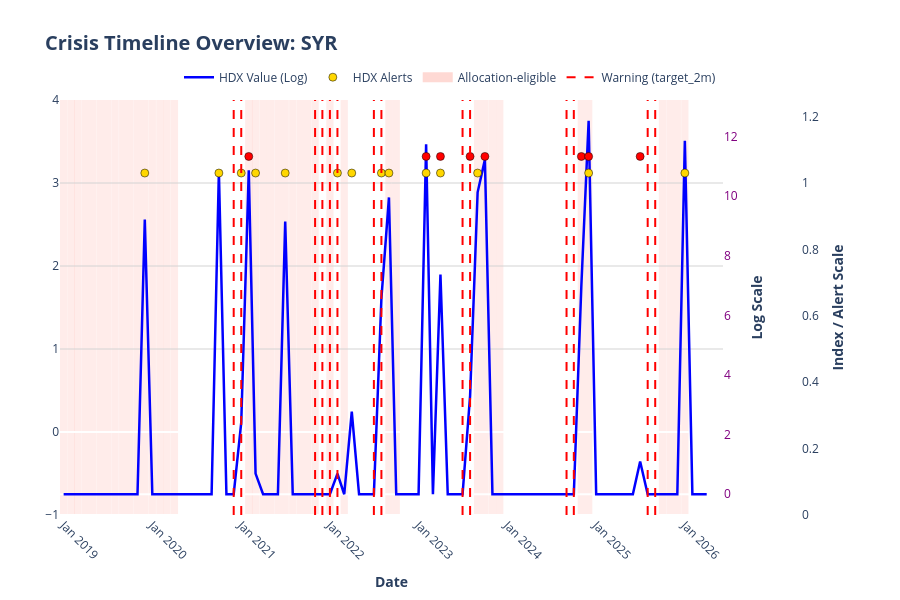

The notebook cell saved with this chart:
### Code cell
plot_full_crisis_timeline(
    df, 
    country_code="SYR",
    columns_to_plot=["hdx_alert_level", "hdx_value"]
)

### Figure 1 — Plotly figure (JSON) as saved in the notebook; plotly's stock layout.template omitted (floating-point values rounded to 4 significant figures)
{"data": [{"customdata": [0.0, 0.0, 0.0, 0.0, 0.0, 0.0, 0.0, 0.0, 0.0, 0.0, 0.0, 10000.0, 0.0, 0.0, 0.0, 0.0, 0.0, 0.0, 0.0, 0.0, 0.0, 50000.0, 0.0, 0.0, 10.0, 52090.0, 1.0, 0.0, 0.0, 0.0, 9330.0, 0.0, 0.0, 0.0, 0.0, 0.0, 0.0, 1.0, 0.0, 15.0, 0.0, 0.0, 0.0, 711.0, 21000.0, 0.0, 0.0, 0.0, 0.0, 124800.0, 0.0, 1583.0, 0.0, 0.0, 0.0, 26.0, 24950.0, 74640.0, 0.0, 0.0, 0.0, 0.0, 0.0, 0.0, 0.0, 0.0, 0.0, 0.0, 0.0, 0.0, 1096.0, 275000.0, 0.0, 0.0, 0.0, 0.0, 0.0, 0.0, 2.0, 0.0, 0.0, 0.0, 0.0, 0.0, 140000.0, 0.0, 0.0, 0.0], "hovertemplate": "<b>Date:</b> %{x|%b %Y}<br><b>HDX Value (Log) (Real):</b> %{customdata:,.0f}<br><b>Log(1+x):</b> %{y:.2f}<extra></extra>", "line": {"color": "blue", "dash": "solid", "width": 2.5}, "mode": "lines", "name": "HDX Value (Log)", "type": "scatter", "x": ["2019-01-01T00:00:00.000000", "2019-02-01T00:00:00.000000", "2019-03-01T00:00:00.000000", "2019-04-01T00:00:00.000000", "2019-05-01T00:00:00.000000", "2019-06-01T00:00:00.000000", "2019-07-01T00:00:00.000000", "2019-08-01T00:00:00.000000", "2019-09-01T00:00:00.000000", "2019-10-01T00:00:00.000000", "2019-11-01T00:00:00.000000", "2019-12-01T00:00:00.000000", "2020-01-01T00:00:00.000000", "2020-02-01T00:00:00.000000", "2020-03-01T00:00:00.000000", "2020-04-01T00:00:00.000000", "2020-05-01T00:00:00.000000", "2020-06-01T00:00:00.000000", "2020-07-01T00:00:00.000000", "2020-08-01T00:00:00.000000", "2020-09-01T00:00:00.000000", "2020-10-01T00:00:00.000000", "2020-11-01T00:00:00.000000", "2020-12-01T00:00:00.000000", "2021-01-01T00:00:00.000000", "2021-02-01T00:00:00.000000", "2021-03-01T00:00:00.000000", "2021-04-01T00:00:00.000000", "2021-05-01T00:00:00.000000", "2021-06-01T00:00:00.000000", "2021-07-01T00:00:00.000000", "2021-08-01T00:00:00.000000", "2021-09-01T00:00:00.000000", "2021-10-01T00:00:00.000000", "2021-11-01T00:00:00.000000", "2021-12-01T00:00:00.000000", "2022-01-01T00:00:00.000000", "2022-02-01T00:00:00.000000", "2022-03-01T00:00:00.000000", "2022-04-01T00:00:00.000000", "2022-05-01T00:00:00.000000", "2022-06-01T00:00:00.000000", "2022-07-01T00:00:00.000000", "2022-08-01T00:00:00.000000", "2022-09-01T00:00:00.000000", "2022-10-01T00:00:00.000000", "2022-11-01T00:00:00.000000", "2022-12-01T00:00:00.000000", "2023-01-01T00:00:00.000000", "2023-02-01T00:00:00.000000", "2023-03-01T00:00:00.000000", "2023-04-01T00:00:00.000000", "2023-05-01T00:00:00.000000", "2023-06-01T00:00:00.000000", "2023-07-01T00:00:00.000000", "2023-08-01T00:00:00.000000", "2023-09-01T00:00:00.000000", "2023-10-01T00:00:00.000000", "2023-11-01T00:00:00.000000", "2023-12-01T00:00:00.000000", "2024-01-01T00:00:00.000000", "2024-02-01T00:00:00.000000", "2024-03-01T00:00:00.000000", "2024-04-01T00:00:00.000000", "2024-05-01T00:00:00.000000", "2024-06-01T00:00:00.000000", "2024-07-01T00:00:00.000000", "2024-08-01T00:00:00.000000", "2024-09-01T00:00:00.000000", "2024-10-01T00:00:00.000000", "2024-11-01T00:00:00.000000", "2024-12-01T00:00:00.000000", "2025-01-01T00:00:00.000000", "2025-02-01T00:00:00.000000", "2025-03-01T00:00:00.000000", "2025-04-01T00:00:00.000000", "2025-05-01T00:00:00.000000", "2025-06-01T00:00:00.000000", "2025-07-01T00:00:00.000000", "2025-08-01T00:00:00.000000", "2025-09-01T00:00:00.000000", "2025-10-01T00:00:00.000000", "2025-11-01T00:00:00.000000", "2025-12-01T00:00:00.000000", "2026-01-01T00:00:00.000000", "2026-02-01T00:00:00.000000", "2026-03-01T00:00:00.000000", "2026-04-01T00:00:00.000000"], "y": [0.0, 0.0, 0.0, 0.0, 0.0, 0.0, 0.0, 0.0, 0.0, 0.0, 0.0, 9.21, 0.0, 0.0, 0.0, 0.0, 0.0, 0.0, 0.0, 0.0, 0.0, 10.82, 0.0, 0.0, 2.398, 10.86, 0.6931, 0.0, 0.0, 0.0, 9.141, 0.0, 0.0, 0.0, 0.0, 0.0, 0.0, 0.6931, 0.0, 2.773, 0.0, 0.0, 0.0, 6.568, 9.952, 0.0, 0.0, 0.0, 0.0, 11.73, 0.0, 7.368, 0.0, 0.0, 0.0, 3.296, 10.12, 11.22, 0.0, 0.0, 0.0, 0.0, 0.0, 0.0, 0.0, 0.0, 0.0, 0.0, 0.0, 0.0, 7.0, 12.52, 0.0, 0.0, 0.0, 0.0, 0.0, 0.0, 1.099, 0.0, 0.0, 0.0, 0.0, 0.0, 11.85, 0.0, 0.0, 0.0], "yaxis": "y2"}, {"customdata": ["Medium concern", "Medium concern", "Medium concern", "High concern", "Medium concern", "Medium concern", "Medium concern", "Medium concern", "Medium concern", "Medium concern", "High concern", "Medium concern", "High concern", "Medium concern", "High concern", "Medium concern", "High concern", "High concern", "High concern", "Medium concern", "High concern", "Medium concern"], "hovertemplate": "<b>HDX SIGNAL</b><br>Date: %{x|%b %Y}<br>Level: %{customdata}<extra></extra>", "marker": {"color": ["gold", "gold", "gold", "red", "gold", "gold", "gold", "gold", "gold", "gold", "red", "gold", "red", "gold", "red", "gold", "red", "red", "red", "gold", "red", "gold"], "line": {"color": "black", "width": 0.5}, "size": 8, "symbol": "circle"}, "mode": "markers", "name": "HDX Alerts", "type": "scatter", "x": ["2019-12-01T00:00:00.000000", "2020-10-01T00:00:00.000000", "2021-01-01T00:00:00.000000", "2021-02-01T00:00:00.000000", "2021-03-01T00:00:00.000000", "2021-07-01T00:00:00.000000", "2022-02-01T00:00:00.000000", "2022-04-01T00:00:00.000000", "2022-08-01T00:00:00.000000", "2022-09-01T00:00:00.000000", "2023-02-01T00:00:00.000000", "2023-02-01T00:00:00.000000", "2023-04-01T00:00:00.000000", "2023-04-01T00:00:00.000000", "2023-08-01T00:00:00.000000", "2023-09-01T00:00:00.000000", "2023-10-01T00:00:00.000000", "2024-11-01T00:00:00.000000", "2024-12-01T00:00:00.000000", "2024-12-01T00:00:00.000000", "2025-07-01T00:00:00.000000", "2026-01-01T00:00:00.000000"], "y": [1.03, 1.03, 1.03, 1.08, 1.03, 1.03, 1.03, 1.03, 1.03, 1.03, 1.08, 1.03, 1.08, 1.03, 1.08, 1.03, 1.08, 1.08, 1.08, 1.03, 1.08, 1.03], "yaxis": "y3"}, {"line": {"color": "salmon", "width": 10}, "mode": "lines", "name": "Allocation-eligible", "opacity": 0.3, "type": "scatter", "x": [null], "y": [null]}, {"line": {"color": "red", "dash": "dash", "width": 2}, "mode": "lines", "name": "Warning (target_2m)", "type": "scatter", "x": [null], "y": [null]}], "layout": {"height": 600, "hovermode": "closest", "legend": {"bgcolor": "rgba(255,255,255,0.8)", "orientation": "h", "x": 0.5, "xanchor": "center", "y": 1.02, "yanchor": "bottom"}, "margin": {"b": 60, "l": 60, "r": 60, "t": 100}, "plot_bgcolor": "white", "shapes": [{"fillcolor": "salmon", "layer": "below", "line": {"width": 0}, "opacity": 0.15, "type": "rect", "x0": "2018-12-17T00:00:00", "x1": "2019-01-16T00:00:00", "xref": "x", "y0": 0, "y1": 1, "yref": "y domain"}, {"fillcolor": "salmon", "layer": "below", "line": {"width": 0}, "opacity": 0.15, "type": "rect", "x0": "2019-01-17T00:00:00", "x1": "2019-02-16T00:00:00", "xref": "x", "y0": 0, "y1": 1, "yref": "y domain"}, {"fillcolor": "salmon", "layer": "below", "line": {"width": 0}, "opacity": 0.15, "type": "rect", "x0": "2019-02-14T00:00:00", "x1": "2019-03-16T00:00:00", "xref": "x", "y0": 0, "y1": 1, "yref": "y domain"}, {"fillcolor": "salmon", "layer": "below", "line": {"width": 0}, "opacity": 0.15, "type": "rect", "x0": "2019-03-17T00:00:00", "x1": "2019-04-16T00:00:00", "xref": "x", "y0": 0, "y1": 1, "yref": "y domain"}, {"fillcolor": "salmon", "layer": "below", "line": {"width": 0}, "opacity": 0.15, "type": "rect", "x0": "2019-04-16T00:00:00", "x1": "2019-05-16T00:00:00", "xref": "x", "y0": 0, "y1": 1, "yref": "y domain"}, {"fillcolor": "salmon", "layer": "below", "line": {"width": 0}, "opacity": 0.15, "type": "rect", "x0": "2019-05-17T00:00:00", "x1": "2019-06-16T00:00:00", "xref": "x", "y0": 0, "y1": 1, "yref": "y domain"}, {"fillcolor": "salmon", "layer": "below", "line": {"width": 0}, "opacity": 0.15, "type": "rect", "x0": "2019-06-16T00:00:00", "x1": "2019-07-16T00:00:00", "xref": "x", "y0": 0, "y1": 1, "yref": "y domain"}, {"fillcolor": "salmon", "layer": "below", "line": {"width": 0}, "opacity": 0.15, "type": "rect", "x0": "2019-07-17T00:00:00", "x1": "2019-08-16T00:00:00", "xref": "x", "y0": 0, "y1": 1, "yref": "y domain"}, {"fillcolor": "salmon", "layer": "below", "line": {"width": 0}, "opacity": 0.15, "type": "rect", "x0": "2019-08-17T00:00:00", "x1": "2019-09-16T00:00:00", "xref": "x", "y0": 0, "y1": 1, "yref": "y domain"}, {"fillcolor": "salmon", "layer": "below", "line": {"width": 0}, "opacity": 0.15, "type": "rect", "x0": "2019-09-16T00:00:00", "x1": "2019-10-16T00:00:00", "xref": "x", "y0": 0, "y1": 1, "yref": "y domain"}, {"fillcolor": "salmon", "layer": "below", "line": {"width": 0}, "opacity": 0.15, "type": "rect", "x0": "2019-10-17T00:00:00", "x1": "2019-11-16T00:00:00", "xref": "x", "y0": 0, "y1": 1, "yref": "y domain"}, {"fillcolor": "salmon", "layer": "below", "line": {"width": 0}, "opacity": 0.15, "type": "rect", "x0": "2019-11-16T00:00:00", "x1": "2019-12-16T00:00:00", "xref": "x", "y0": 0, "y1": 1, "yref": "y domain"}, {"fillcolor": "salmon", "layer": "below", "line": {"width": 0}, "opacity": 0.15, "type": "rect", "x0": "2019-12-17T00:00:00", "x1": "2020-01-16T00:00:00", "xref": "x", "y0": 0, "y1": 1, "yref": "y domain"}, {"fillcolor": "salmon", "layer": "below", "line": {"width": 0}, "opacity": 0.15, "type": "rect", "x0": "2020-01-17T00:00:00", "x1": "2020-02-16T00:00:00", "xref": "x", "y0": 0, "y1": 1, "yref": "y domain"}, {"fillcolor": "salmon", "layer": "below", "line": {"width": 0}, "opacity": 0.15, "type": "rect", "x0": "2020-02-15T00:00:00", "x1": "2020-03-16T00:00:00", "xref": "x", "y0": 0, "y1": 1, "yref": "y domain"}, {"fillcolor": "salmon", "layer": "below", "line": {"width": 0}, "opacity": 0.15, "type": "rect", "x0": "2020-03-17T00:00:00", "x1": "2020-04-16T00:00:00", "xref": "x", "y0": 0, "y1": 1, "yref": "y domain"}, {"fillcolor": "salmon", "layer": "below", "line": {"width": 0}, "opacity": 0.15, "type": "rect", "x0": "2021-01-17T00:00:00", "x1": "2021-02-16T00:00:00", "xref": "x", "y0": 0, "y1": 1, "yref": "y domain"}, {"fillcolor": "salmon", "layer": "below", "line": {"width": 0}, "opacity": 0.15, "type": "rect", "x0": "2021-02-14T00:00:00", "x1": "2021-03-16T00:00:00", "xref": "x", "y0": 0, "y1": 1, "yref": "y domain"}, {"fillcolor": "salmon", "layer": "below", "line": {"width": 0}, "opacity": 0.15, "type": "rect", "x0": "2021-03-17T00:00:00", "x1": "2021-04-16T00:00:00", "xref": "x", "y0": 0, "y1": 1, "yref": "y domain"}, {"fillcolor": "salmon", "layer": "below", "line": {"width": 0}, "opacity": 0.15, "type": "rect", "x0": "2021-04-16T00:00:00", "x1": "2021-05-16T00:00:00", "xref": "x", "y0": 0, "y1": 1, "yref": "y domain"}, {"fillcolor": "salmon", "layer": "below", "line": {"width": 0}, "opacity": 0.15, "type": "rect", "x0": "2021-05-17T00:00:00", "x1": "2021-06-16T00:00:00", "xref": "x", "y0": 0, "y1": 1, "yref": "y domain"}, {"fillcolor": "salmon", "layer": "below", "line": {"width": 0}, "opacity": 0.15, "type": "rect", "x0": "2021-06-16T00:00:00", "x1": "2021-07-16T00:00:00", "xref": "x", "y0": 0, "y1": 1, "yref": "y domain"}, {"fillcolor": "salmon", "layer": "below", "line": {"width": 0}, "opacity": 0.15, "type": "rect", "x0": "2021-07-17T00:00:00", "x1": "2021-08-16T00:00:00", "xref": "x", "y0": 0, "y1": 1, "yref": "y domain"}, {"fillcolor": "salmon", "layer": "below", "line": {"width": 0}, "opacity": 0.15, "type": "rect", "x0": "2021-08-17T00:00:00", "x1": "2021-09-16T00:00:00", "xref": "x", "y0": 0, "y1": 1, "yref": "y domain"}, {"fillcolor": "salmon", "layer": "below", "line": {"width": 0}, "opacity": 0.15, "type": "rect", "x0": "2021-09-16T00:00:00", "x1": "2021-10-16T00:00:00", "xref": "x", "y0": 0, "y1": 1, "yref": "y domain"}, {"fillcolor": "salmon", "layer": "below", "line": {"width": 0}, "opacity": 0.15, "type": "rect", "x0": "2021-10-17T00:00:00", "x1": "2021-11-16T00:00:00", "xref": "x", "y0": 0, "y1": 1, "yref": "y domain"}, {"fillcolor": "salmon", "layer": "below", "line": {"width": 0}, "opacity": 0.15, "type": "rect", "x0": "2021-12-17T00:00:00", "x1": "2022-01-16T00:00:00", "xref": "x", "y0": 0, "y1": 1, "yref": "y domain"}, {"fillcolor": "salmon", "layer": "below", "line": {"width": 0}, "opacity": 0.15, "type": "rect", "x0": "2022-02-14T00:00:00", "x1": "2022-03-16T00:00:00", "xref": "x", "y0": 0, "y1": 1, "yref": "y domain"}, {"fillcolor": "salmon", "layer": "below", "line": {"width": 0}, "opacity": 0.15, "type": "rect", "x0": "2022-08-17T00:00:00", "x1": "2022-09-16T00:00:00", "xref": "x", "y0": 0, "y1": 1, "yref": "y domain"}, {"fillcolor": "salmon", "layer": "below", "line": {"width": 0}, "opacity": 0.15, "type": "rect", "x0": "2022-09-16T00:00:00", "x1": "2022-10-16T00:00:00", "xref": "x", "y0": 0, "y1": 1, "yref": "y domain"}, {"fillcolor": "salmon", "layer": "below", "line": {"width": 0}, "opacity": 0.15, "type": "rect", "x0": "2023-08-17T00:00:00", "x1": "2023-09-16T00:00:00", "xref": "x", "y0": 0, "y1": 1, "yref": "y domain"}, {"fillcolor": "salmon", "layer": "below", "line": {"width": 0}, "opacity": 0.15, "type": "rect", "x0": "2023-09-16T00:00:00", "x1": "2023-10-16T00:00:00", "xref": "x", "y0": 0, "y1": 1, "yref": "y domain"}, {"fillcolor": "salmon", "layer": "below", "line": {"width": 0}, "opacity": 0.15, "type": "rect", "x0": "2023-10-17T00:00:00", "x1": "2023-11-16T00:00:00", "xref": "x", "y0": 0, "y1": 1, "yref": "y domain"}, {"fillcolor": "salmon", "layer": "below", "line": {"width": 0}, "opacity": 0.15, "type": "rect", "x0": "2023-11-16T00:00:00", "x1": "2023-12-16T00:00:00", "xref": "x", "y0": 0, "y1": 1, "yref": "y domain"}, {"fillcolor": "salmon", "layer": "below", "line": {"width": 0}, "opacity": 0.15, "type": "rect", "x0": "2024-10-17T00:00:00", "x1": "2024-11-16T00:00:00", "xref": "x", "y0": 0, "y1": 1, "yref": "y domain"}, {"fillcolor": "salmon", "layer": "below", "line": {"width": 0}, "opacity": 0.15, "type": "rect", "x0": "2024-11-16T00:00:00", "x1": "2024-12-16T00:00:00", "xref": "x", "y0": 0, "y1": 1, "yref": "y domain"}, {"fillcolor": "salmon", "layer": "below", "line": {"width": 0}, "opacity": 0.15, "type": "rect", "x0": "2025-09-16T00:00:00", "x1": "2025-10-16T00:00:00", "xref": "x", "y0": 0, "y1": 1, "yref": "y domain"}, {"fillcolor": "salmon", "layer": "below", "line": {"width": 0}, "opacity": 0.15, "type": "rect", "x0": "2025-10-17T00:00:00", "x1": "2025-11-16T00:00:00", "xref": "x", "y0": 0, "y1": 1, "yref": "y domain"}, {"fillcolor": "salmon", "layer": "below", "line": {"width": 0}, "opacity": 0.15, "type": "rect", "x0": "2025-11-16T00:00:00", "x1": "2025-12-16T00:00:00", "xref": "x", "y0": 0, "y1": 1, "yref": "y domain"}, {"fillcolor": "salmon", "layer": "below", "line": {"width": 0}, "opacity": 0.15, "type": "rect", "x0": "2025-12-17T00:00:00", "x1": "2026-01-16T00:00:00", "xref": "x", "y0": 0, "y1": 1, "yref": "y domain"}, {"line": {"color": "red", "dash": "dash", "width": 2}, "type": "line", "x0": "2020-12-01T00:00:00", "x1": "2020-12-01T00:00:00", "xref": "x", "y0": 0, "y1": 1, "yref": "paper"}, {"line": {"color": "red", "dash": "dash", "width": 2}, "type": "line", "x0": "2021-01-01T00:00:00", "x1": "2021-01-01T00:00:00", "xref": "x", "y0": 0, "y1": 1, "yref": "paper"}, {"line": {"color": "red", "dash": "dash", "width": 2}, "type": "line", "x0": "2021-11-01T00:00:00", "x1": "2021-11-01T00:00:00", "xref": "x", "y0": 0, "y1": 1, "yref": "paper"}, {"line": {"color": "red", "dash": "dash", "width": 2}, "type": "line", "x0": "2021-12-01T00:00:00", "x1": "2021-12-01T00:00:00", "xref": "x", "y0": 0, "y1": 1, "yref": "paper"}, {"line": {"color": "red", "dash": "dash", "width": 2}, "type": "line", "x0": "2022-01-01T00:00:00", "x1": "2022-01-01T00:00:00", "xref": "x", "y0": 0, "y1": 1, "yref": "paper"}, {"line": {"color": "red", "dash": "dash", "width": 2}, "type": "line", "x0": "2022-02-01T00:00:00", "x1": "2022-02-01T00:00:00", "xref": "x", "y0": 0, "y1": 1, "yref": "paper"}, {"line": {"color": "red", "dash": "dash", "width": 2}, "type": "line", "x0": "2022-07-01T00:00:00", "x1": "2022-07-01T00:00:00", "xref": "x", "y0": 0, "y1": 1, "yref": "paper"}, {"line": {"color": "red", "dash": "dash", "width": 2}, "type": "line", "x0": "2022-08-01T00:00:00", "x1": "2022-08-01T00:00:00", "xref": "x", "y0": 0, "y1": 1, "yref": "paper"}, {"line": {"color": "red", "dash": "dash", "width": 2}, "type": "line", "x0": "2023-07-01T00:00:00", "x1": "2023-07-01T00:00:00", "xref": "x", "y0": 0, "y1": 1, "yref": "paper"}, {"line": {"color": "red", "dash": "dash", "width": 2}, "type": "line", "x0": "2023-08-01T00:00:00", "x1": "2023-08-01T00:00:00", "xref": "x", "y0": 0, "y1": 1, "yref": "paper"}, {"line": {"color": "red", "dash": "dash", "width": 2}, "type": "line", "x0": "2024-09-01T00:00:00", "x1": "2024-09-01T00:00:00", "xref": "x", "y0": 0, "y1": 1, "yref": "paper"}, {"line": {"color": "red", "dash": "dash", "width": 2}, "type": "line", "x0": "2024-10-01T00:00:00", "x1": "2024-10-01T00:00:00", "xref": "x", "y0": 0, "y1": 1, "yref": "paper"}, {"line": {"color": "red", "dash": "dash", "width": 2}, "type": "line", "x0": "2025-08-01T00:00:00", "x1": "2025-08-01T00:00:00", "xref": "x", "y0": 0, "y1": 1, "yref": "paper"}, {"line": {"color": "red", "dash": "dash", "width": 2}, "type": "line", "x0": "2025-09-01T00:00:00", "x1": "2025-09-01T00:00:00", "xref": "x", "y0": 0, "y1": 1, "yref": "paper"}], "title": {"font": {"size": 20}, "text": "<b>Crisis Timeline Overview: SYR</b>", "x": 0.05}, "xaxis": {"domain": [0, 0.85], "showgrid": false, "tickangle": 45, "tickformat": "%b %Y", "title": {"text": "<b>Date</b>"}}, "yaxis": {"gridcolor": "lightgrey", "showgrid": true, "side": "left", "title": {"text": ""}}, "yaxis2": {"anchor": "x", "overlaying": "y", "showgrid": false, "side": "right", "tickfont": {"color": "purple"}, "title": {"text": "<b>Log Scale</b>"}}, "yaxis3": {"anchor": "free", "overlaying": "y", "position": 0.95, "range": [0, 1.25], "showgrid": false, "side": "right", "title": {"text": "<b>Index / Alert Scale</b>"}}}}
